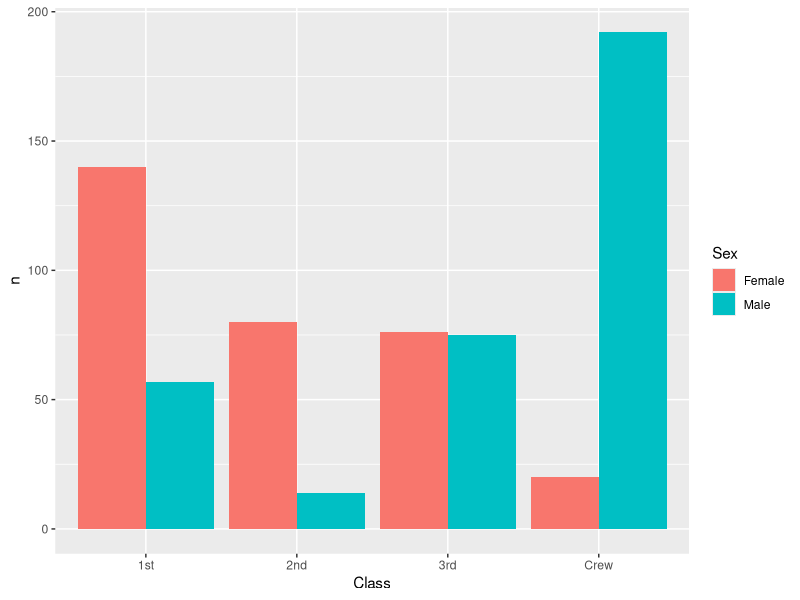
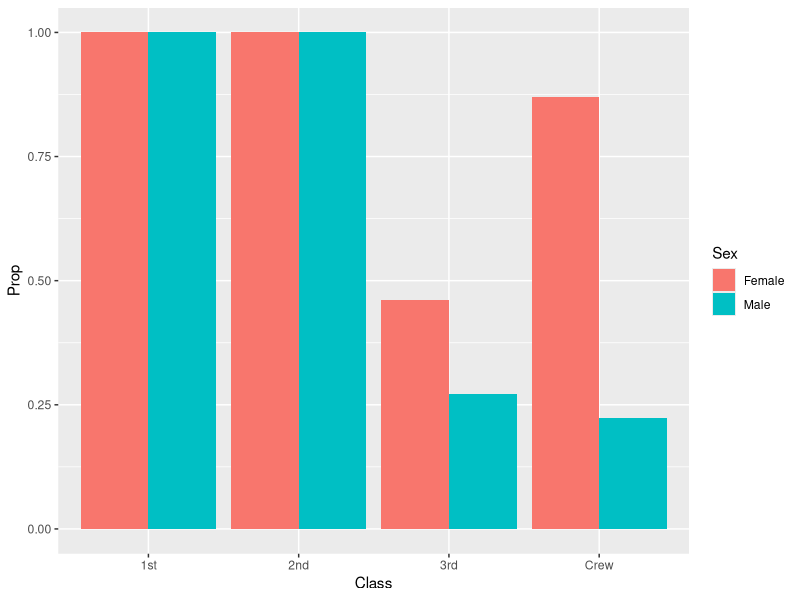
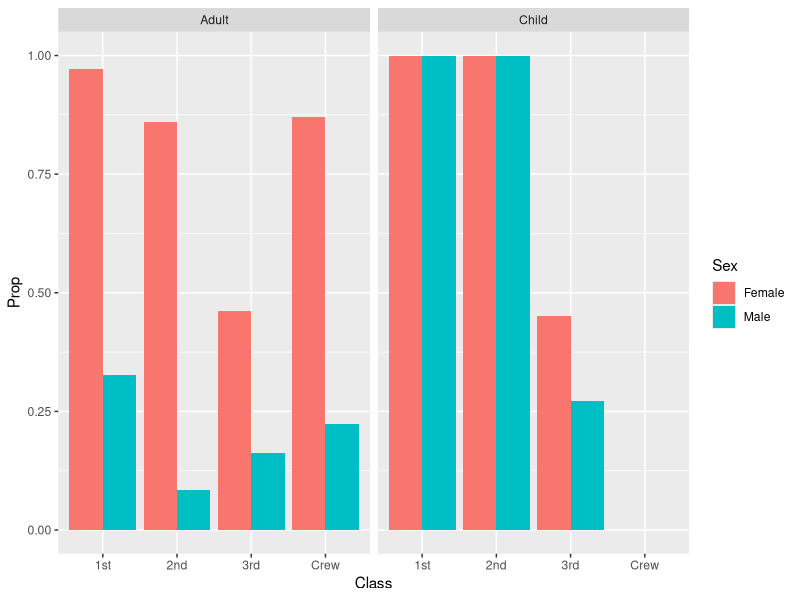

The R source for these figures, in order:
## ---- chunk 1
library(tidyverse)

df_titanic <- as_tibble(Titanic)
## ---- chunk 2
## TASK: Perform a `glimpse` of df_titanic
df_titanic %>% glimpse()
df_titanic
## ---- chunk 3
## NOTE: No need to edit! We'll cover how to
## do this calculation in a later exercise.
df_titanic %>% summarize(total = sum(n))
## ---- chunk 4
df_titanic %>%
  filter(Survived == "Yes") %>%
  ggplot() + 
  geom_col(mapping = aes(x = Class, y = n, fill = Sex), position = "dodge")

## TASK: Visualize counts against `Class` and `Sex`
## ---- chunk 5
## NOTE: No need to edit! We'll cover how to
## do this calculation in a later exercise.
df_prop <-
  df_titanic %>%
  group_by(Class, Sex, Age) %>%
  mutate(
    Total = sum(n),
    Prop = n / Total
  ) %>%
  ungroup()
df_prop
## ---- chunk 6
df_prop %>%
  filter(Survived == "Yes") %>%
  ggplot() + 
  geom_col(mapping = aes(x = Class, y = Prop, fill = Sex), position = "dodge")
## ---- chunk 7
df_prop %>%
  filter(Survived == "Yes") %>%
  ggplot() + 
  geom_col(mapping = aes(x = Class, y = Prop, fill = Sex), position = "dodge") +
  facet_grid(~ Age)
    
